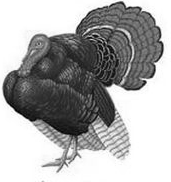
#> input picture packages/Orange3-ImageAnalytics/Orange3_ImageAnalytics-0.13.0-py3-none-any.whl/orangecontrib/imageanalytics/tests/test_images/example_image_2.pgm, 171 x 182 px
$ python -i uImage.py   (imports and definitions only)   (older library calls are emulated)
#> lines starting #> are read from the running program, lines starting #| are printed output that depends on the picture
#> further down, picture is the input picture: shape (182, 171, 3); min 1, max 255, mean 170.7

from typing import Union

import cv2
import numpy as np
import tifffile as tf
import zarr
from numba import cuda

BYTE = 256
WORD = 2**16


class uImage:
    '''
    Class for handling image processing and analysis.

    Parameters
    ----------
    image : np.ndarray
        Input image as a NumPy array.

    Attributes
    ----------
    _image : np.ndarray
        Processed image data.
    _isfloat : bool
        Flag indicating if the image data type is floating-point.
    _norm : np.ndarray or None
        Normalized image data.
    _min : int
        Minimum pixel value.
    _max : int
        Maximum pixel value.
    _view : np.ndarray
        View of the image data.
    _hist : np.ndarray or None
        Image histogram.
    n_bins : int or None
        Number of bins in the histogram.
    _cdf : np.ndarray or None
        Cumulative distribution function of the histogram.
    _stats : dict
        Image statistics.
    _pixel_w : float
        Width of a pixel.
    _pixel_h : float
        Height of a pixel.
    '''


    def __init__(self, image: np.ndarray, axis: str = 'CYX'):
        '''
        Initialize the uImage object.

        Parameters
        ----------
        image : np.ndarray
            Input image as a NumPy array.
        '''
#> called with axis = 'CYX'
        if axis == 'CYX' and image.ndim == 3:
            # Swap axes for CYX configuration
            image = np.swapaxes(image, 1, 2).swapaxes(0, 2)
        elif axis != 'YXC' and image.ndim == 3:
            raise ValueError("Invalid axis. Use 'YXC' or 'CYX'.")

        self._axis = 'YXC'  # Force the internal representation to 'YXC'
        self.image = image


        self._min = 0
        self._max = BYTE - 1 if image.dtype == np.uint8 else WORD - 1
#> self._max = 255
        self._view = np.zeros(image.shape, dtype=np.uint8)
        self._hist = None
        self.n_bins = None
        self._cdf = None
        self._stats = {}
        self._pixel_w = 1.0
        self._pixel_h = 1.0

    def normalize_image(self):
        '''
        Normalize the input image.

        Returns
        -------
        np.ndarray
            Normalized image.
        '''
        if self._isfloat:
            if self._image.ndim == 3:
                # For YXC format, normalize along channels
                image_min = np.min(self._image, axis=(0, 1), keepdims=True)
                image_max = np.max(self._image, axis=(0, 1), keepdims=True)

                # Avoid division by zero
                non_zero_mask = (image_max != image_min).squeeze()

                normalized_image = np.zeros_like(self._image, dtype=np.uint16)

                # Perform normalization for each channel separately
                normalized_image[..., non_zero_mask] = (
                    (WORD - 1) * (self._image[..., non_zero_mask] - image_min) /
                    (image_max - image_min)
                ).astype(np.uint16)
            else:
                image_min = self._image.min()
                image_max = self._image.max()

                if image_max != image_min:
                    normalized_image = (
                        (2**16 - 1) * (
                            self._image - image_min) / (image_max - image_min)
                    ).astype(np.uint16)
                else:
                    normalized_image = np.zeros_like(self._image, dtype=np.uint16)
        else:
            normalized_image = None

        return normalized_image

    @property
    def image(self):
        '''
        Get the image data.

        Returns
        -------
        np.ndarray
            Image data.
        '''
        return self._image

    @image.setter
    def image(self, value: np.ndarray):
        '''
        Set the image data.

        Parameters
        ----------
        value : np.ndarray
            New image data.
        '''
        if value.dtype not in [np.float64, np.float32, np.uint16, np.uint8]:
            raise Exception(
                '''Image must be a numpy array of type np.float64,
                np.float32, np.uint16 or np.uint8.''')

        self._isfloat = (value.dtype == np.float16
                or value.dtype == np.float32
                or value.dtype == np.float64)

        if self._isfloat:
            self._image = value.astype(np.float32)
        else:
            self._image = value

        self._norm = self.normalize_image()
        if value.ndim > 3:
            raise ValueError('Unexpected image dimensions. Expected 2D or 3D array.')

    # [29 lines left out: functions width, height, not called in this run]

    @property
    def channels(self):
        '''
        Get the number of channels in the image.

        Returns
        -------
        int
            Number of channels.
        '''
        if self._image.ndim == 3:
            return self._image.shape[2]
        else:
            return None

    @property
    def cdf_min(self) -> float:
        '''
        Get the minimum value for CDF calculation.

        Returns
        -------
        float
            Minimum value for CDF calculation.
        '''
        return 0.00001

    @property
    def cdf_max(self) -> float:
        '''
        Get the maximum value for CDF calculation.

        Returns
        -------
        float
            Maximum value for CDF calculation.
        '''
        return 0.999 if self._isfloat else 0.9999

    # [27 lines left out: function norm_to_float, not called in this run]

    def update_range(self):
        '''
        Update the minimum and maximum pixel values based
        on the cumulative distribution function (CDF).
        '''
        if self._cdf.ndim == 1:
            self._min = np.where(self._cdf >= self.cdf_min)[0][0]
            self._max = np.where(self._cdf >= self.cdf_max)[0][0]
        elif self._cdf.ndim == 2:
            # Considering the cumulative distribution function across all channels
            min_indices = np.where(np.all(self._cdf >= self.cdf_min, axis=1))[0]
            max_indices = np.where(np.all(self._cdf >= self.cdf_max, axis=1))[0]

            # Update _min and _max based on all channels
            self._min, self._max = min(min_indices, default=0), min(
                max_indices, default=self._cdf.shape[0] - 1)

        # Ensure _max is greater than _min
        self._max = max(self._min + 1, self._max)

    # [44 lines left out: function calcHist_GPU, not called in this run]

    def calcHist(self):
        '''
        Calculate the image histogram using CPU.
        '''
        image_to_use = self._norm if self._isfloat else self.image

        self.n_bins = BYTE if self._image.dtype == np.uint8 else WORD
#> self.n_bins = 256

        if image_to_use.ndim == 3 and self.channels > 1:
            # Multi-channel image
            self._hist = np.zeros((self.n_bins, self.channels), dtype=np.float32)
            for channel in range(self.channels):
                hist_channel = cv2.calcHist(
                    [image_to_use[:, :, channel]],
                    [0], None,
                    [self.n_bins],
                    [0, self.n_bins]
                )
                self._hist[:, channel] = hist_channel.squeeze() / float(
                    np.prod(image_to_use.shape[:2]))
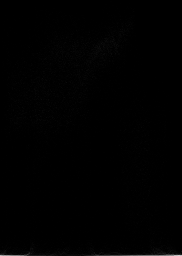
#> self._hist: shape (256, 182) float32; min 0, max 0.801, mean 0.00391
            # Calculate CDF for each channel
            self._cdf = self._hist.cumsum(axis=0)
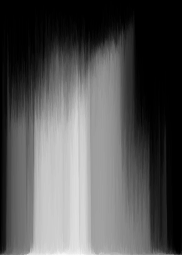
#> self._cdf: shape (256, 182) float32; min 0, max 1, mean 0.333
        else:
            # Calculate histogram for the entire image (single-channel)
            self._hist = cv2.calcHist(
                [image_to_use],
                [0], None,
                [self.n_bins],
                [0, self.n_bins]
            ).squeeze() / float(np.prod(image_to_use.shape))

            # Calculate CDF for the single channel
            self._cdf = self._hist.cumsum(axis=0).squeeze()

        self.update_range()
#> in update_range, `min_indices = np.where(np.all(self._cdf >= self.cdf_min, axis=1))[0]`: min_indices = [252, 253, 254, 255]
#> in update_range, `max_indices = np.where(np.all(self._cdf >= self.cdf_max, axis=1))[0]`: max_indices = [255]
#> in update_range, `self._min, self._max = min(min_indices, default=0), min( max_indices, ..`: self._min = 252

    # [76 lines left out: functions fastHIST, equalizeLUT, not called in this run]

    def getStatistics(self):
        '''
        Calculate and update image statistics.
        '''
        if self._hist is None:
            self.calcHist()

        _sum = 0.0
        _sum_of_sq = 0.0
        _count = 0
        for i, count in enumerate(self._hist):
            _sum += float(i * count)
            _sum_of_sq += (i**2)*count
            _count += count
#> this loop made 1 pass

        self._stats['Mean'] = _sum / _count
        self._stats['Area'] = _count * self._pixel_w * self._pixel_h
        self.calcStdDev(_count, _sum, _sum_of_sq)

    # [183 lines left out: functions calcStdDev, hsplitData, hsplitViewOverlay, hsplitView, fromUINT8, fromUINT16 and 3 more, not called in this run]

class ImageSequenceBase:
    '''
    A base class for handling image sequences.

    Attributes
    ----------
    shape : tuple or None
        Shape of the image sequence.
    dtype : np.dtype or None
        Data type of the image sequence.
    '''

    # [192 lines left out: functions __init__, __getitem__, getSlice, open, close, __len__ and 4 more, not called in this run]

class TiffSeqHandler(ImageSequenceBase):
    '''
    Class for handling TIFF sequences using tifffile and zarr libraries.

    Parameters
    ----------
    tiff_seq : tf.TiffSequence
        The TIFF sequence to be handled.

    Methods
    -------
    open()
        Opens the TIFF files and initializes necessary attributes.
    close()
        Closes the TIFF files and resets attributes.
    __getitem__(i)
        Gets an item or slice from the TIFF sequence.
    get_slice(...)
        Gets a slice from the TIFF sequence based on specified indices.
    __len__()
        Returns the total number of frames in the TIFF sequence.
    __enter__()
        Enters the context manager.
    __exit__(exc_type, exc_value, traceback)
        Exits the context manager.

    Attributes
    ----------
    shape : tuple
        Shape of the TIFF sequence.

    Raises
    ------
    ValueError
        If the shapes of TIFF files in the sequence do not match.
    '''

    # [287 lines left out: functions __init__, _initialize_arrays, open, close, _update_properties, __getitem__ and 6 more, not called in this run]


class ZarrImageSequence(ImageSequenceBase):
    '''
    A class for handling image sequences stored in Zarr format.

    Parameters
    ----------
    path : str
        The path to the Zarr store.

    Attributes
    ----------
    path : str
        The path to the Zarr store.
    data : zarr.Array or None
        The Zarr array containing the image sequence data.
    '''

    # [97 lines left out: functions __init__, getSlice, open, close, not called in this run]

def ifnone(a, b):
    return b if a is None else a

# [170 lines left out: function saveZarrImage, not called in this run]

>>> import cv2
>>> picture = cv2.imread('../../../../../../Orange3-ImageAnalytics/Orange3_ImageAnalytics-0.13.0-py3-none-any.whl/orangecontrib/imageanalytics/tests/test_images/example_image_2.pgm')
#> (the run stopped early here; a loop or call above may not have finished)
